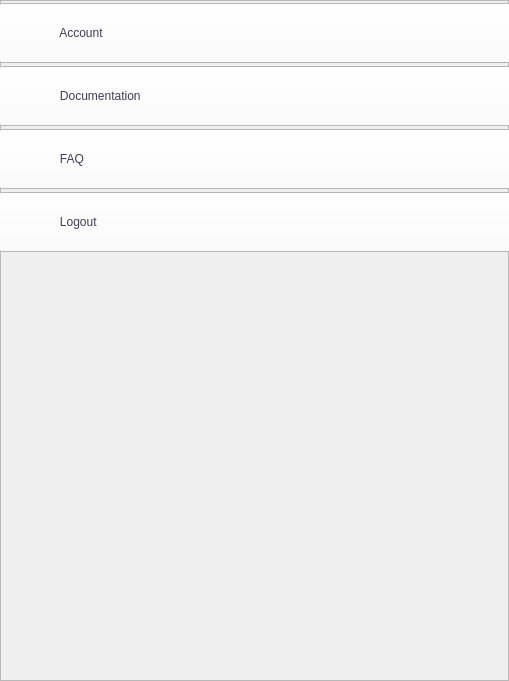
    <widget class="QFrame" name="menu">
     <property name="geometry">
      <rect>
       <x>0</x>
       <y>28</y>
       <width>509</width>
       <height>681</height>
      </rect>
     </property>
     <property name="sizePolicy">
      <sizepolicy hsizetype="Fixed" vsizetype="Fixed">
       <horstretch>0</horstretch>
       <verstretch>0</verstretch>
      </sizepolicy>
     </property>
     <property name="minimumSize">
      <size>
       <width>509</width>
       <height>663</height>
      </size>
     </property>
     <property name="frameShape">
      <enum>QFrame::StyledPanel</enum>
     </property>
     <property name="frameShadow">
      <enum>QFrame::Raised</enum>
     </property>
     <widget class="QWidget" name="verticalLayoutWidget">
      <property name="geometry">
       <rect>
        <x>-1</x>
        <y>0</y>
        <width>521</width>
        <height>258</height>
       </rect>
      </property>
      <layout class="QVBoxLayout" name="verticalLayout" stretch="0,0,0,0">
       <property name="spacing">
        <number>0</number>
       </property>
       <property name="sizeConstraint">
        <enum>QLayout::SetDefaultConstraint</enum>
       </property>
       <property name="leftMargin">
        <number>0</number>
       </property>
       <item>
        <widget class="QPushButton" name="btnAccount">
         <property name="sizePolicy">
          <sizepolicy hsizetype="Expanding" vsizetype="Fixed">
           <horstretch>0</horstretch>
           <verstretch>0</verstretch>
          </sizepolicy>
         </property>
         <property name="minimumSize">
          <size>
           <width>0</width>
           <height>60</height>
          </size>
         </property>
         <property name="styleSheet">
          <string notr="true">QPushButton{
padding: 0 0 0 20;
background-image: url(:Icons/Icons/user icon.png);
background-repeat: no-repeat;
background-position: left center;
background-origin: content;
text-align: left center;
color: rgb(63, 61, 86);
background-color: rgb(255, 255, 255);
border-bottom: 1px solid rgb(63, 61, 86);

}</string>
         </property>
         <property name="text">
          <string>            Account</string>
         </property>
        </widget>
       </item>
       <item>
        <widget class="QPushButton" name="btnDocumentation">
         <property name="sizePolicy">
          <sizepolicy hsizetype="Expanding" vsizetype="Fixed">
           <horstretch>0</horstretch>
           <verstretch>0</verstretch>
          </sizepolicy>
         </property>
         <property name="minimumSize">
          <size>
           <width>0</width>
           <height>60</height>
          </size>
         </property>
         <property name="styleSheet">
          <string notr="true">QPushButton{
background-image: url(:Icons/Icons/user icon.png);
background-repeat: no-repeat;
background-position: left center;
background-origin: content;
text-align: left center;
padding: 0 0 0 20;
color: rgb(63, 61, 86);
background-color: rgb(255, 255, 255);
border-bottom: 1px solid rgb(63, 61, 86);

}</string>
         </property>
         <property name="text">
          <string>            Documentation</string>
         </property>
        </widget>
       </item>
       <item>
        <widget class="QPushButton" name="btnFAQ">
         <property name="sizePolicy">
          <sizepolicy hsizetype="Expanding" vsizetype="Fixed">
           <horstretch>0</horstretch>
           <verstretch>0</verstretch>
          </sizepolicy>
         </property>
         <property name="minimumSize">
          <size>
           <width>0</width>
           <height>60</height>
          </size>
         </property>
         <property name="styleSheet">
          <string notr="true">QPushButton{
background-image: url(:Icons/Icons/user icon.png);
background-repeat: no-repeat;
background-position: left center;
background-origin: content;
text-align: left center;
padding: 0 0 0 20;
color: rgb(63, 61, 86);
background-color: rgb(255, 255, 255);
border-bottom: 1px solid rgb(63, 61, 86);

}</string>
         </property>
         <property name="text">
          <string>            FAQ</string>
         </property>
        </widget>
       </item>
       <item>
        <widget class="QPushButton" name="btnLogout">
         <property name="sizePolicy">
          <sizepolicy hsizetype="Expanding" vsizetype="Fixed">
           <horstretch>0</horstretch>
           <verstretch>0</verstretch>
          </sizepolicy>
         </property>
         <property name="minimumSize">
          <size>
           <width>0</width>
           <height>60</height>
          </size>
         </property>
         <property name="styleSheet">
          <string notr="true">QPushButton{
background-image: url(:Icons/Icons/user icon.png);
background-repeat: no-repeat;
background-position: left center;
background-origin: content;
text-align: left center;
padding: 0 0 0 20;
color: rgb(63, 61, 86);
background-color: rgb(255, 255, 255);
border-bottom: 1px solid rgb(63, 61, 86);
}</string>
         </property>
         <property name="text">
          <string>            Logout</string>
         </property>
        </widget>
       </item>
      </layout>
     </widget>
    </widget>
